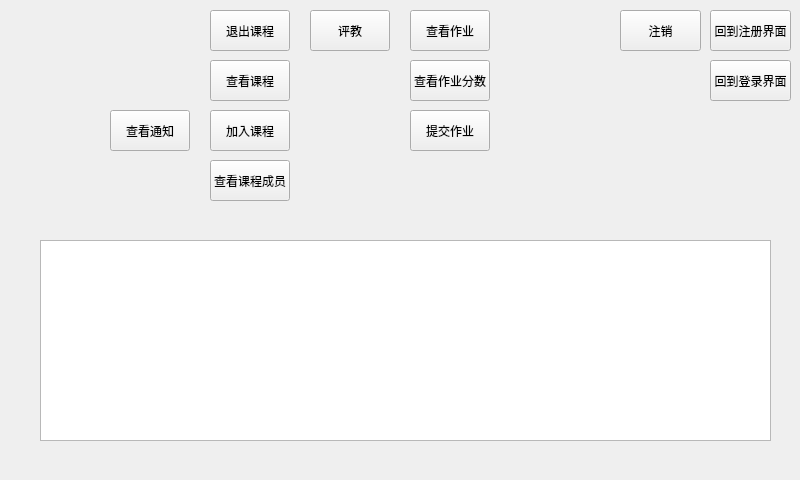
<?xml version="1.0" encoding="UTF-8"?>
<ui version="4.0">
 <class>stu</class>
 <widget class="QWidget" name="stu">
  <property name="geometry">
   <rect>
    <x>0</x>
    <y>0</y>
    <width>800</width>
    <height>480</height>
   </rect>
  </property>
  <property name="minimumSize">
   <size>
    <width>800</width>
    <height>480</height>
   </size>
  </property>
  <property name="maximumSize">
   <size>
    <width>800</width>
    <height>480</height>
   </size>
  </property>
  <property name="windowTitle">
   <string>Form</string>
  </property>
  <widget class="QPushButton" name="bacreg">
   <property name="geometry">
    <rect>
     <x>710</x>
     <y>10</y>
     <width>81</width>
     <height>41</height>
    </rect>
   </property>
   <property name="text">
    <string>回到注册界面</string>
   </property>
  </widget>
  <widget class="QPushButton" name="baclog">
   <property name="geometry">
    <rect>
     <x>710</x>
     <y>60</y>
     <width>81</width>
     <height>41</height>
    </rect>
   </property>
   <property name="text">
    <string>回到登录界面</string>
   </property>
  </widget>
  <widget class="QTextEdit" name="text_out">
   <property name="geometry">
    <rect>
     <x>40</x>
     <y>240</y>
     <width>731</width>
     <height>201</height>
    </rect>
   </property>
  </widget>
  <widget class="QPushButton" name="notice">
   <property name="geometry">
    <rect>
     <x>110</x>
     <y>110</y>
     <width>80</width>
     <height>41</height>
    </rect>
   </property>
   <property name="text">
    <string>查看通知</string>
   </property>
  </widget>
  <widget class="QPushButton" name="pushButton_2">
   <property name="geometry">
    <rect>
     <x>210</x>
     <y>60</y>
     <width>80</width>
     <height>41</height>
    </rect>
   </property>
   <property name="text">
    <string>查看课程</string>
   </property>
  </widget>
  <widget class="QPushButton" name="pushButton_3">
   <property name="geometry">
    <rect>
     <x>210</x>
     <y>160</y>
     <width>80</width>
     <height>41</height>
    </rect>
   </property>
   <property name="text">
    <string>查看课程成员</string>
   </property>
  </widget>
  <widget class="QPushButton" name="pushButton_4">
   <property name="geometry">
    <rect>
     <x>210</x>
     <y>10</y>
     <width>80</width>
     <height>41</height>
    </rect>
   </property>
   <property name="text">
    <string>退出课程</string>
   </property>
  </widget>
  <widget class="QPushButton" name="logoff">
   <property name="geometry">
    <rect>
     <x>620</x>
     <y>10</y>
     <width>81</width>
     <height>41</height>
    </rect>
   </property>
   <property name="text">
    <string>注销</string>
   </property>
  </widget>
  <widget class="QLabel" name="head">
   <property name="geometry">
    <rect>
     <x>40</x>
     <y>10</y>
     <width>121</width>
     <height>31</height>
    </rect>
   </property>
   <property name="text">
    <string/>
   </property>
  </widget>
  <widget class="QPushButton" name="pushButton_5">
   <property name="geometry">
    <rect>
     <x>310</x>
     <y>10</y>
     <width>80</width>
     <height>41</height>
    </rect>
   </property>
   <property name="text">
    <string>评教</string>
   </property>
  </widget>
  <widget class="QPushButton" name="pushButton_6">
   <property name="geometry">
    <rect>
     <x>210</x>
     <y>110</y>
     <width>80</width>
     <height>41</height>
    </rect>
   </property>
   <property name="text">
    <string>加入课程</string>
   </property>
  </widget>
  <widget class="QPushButton" name="pushButton_7">
   <property name="geometry">
    <rect>
     <x>410</x>
     <y>110</y>
     <width>80</width>
     <height>41</height>
    </rect>
   </property>
   <property name="text">
    <string>提交作业</string>
   </property>
  </widget>
  <widget class="QPushButton" name="pushButton_8">
   <property name="geometry">
    <rect>
     <x>410</x>
     <y>60</y>
     <width>80</width>
     <height>41</height>
    </rect>
   </property>
   <property name="text">
    <string>查看作业分数</string>
   </property>
  </widget>
  <widget class="QPushButton" name="pushButton_9">
   <property name="geometry">
    <rect>
     <x>410</x>
     <y>10</y>
     <width>80</width>
     <height>41</height>
    </rect>
   </property>
   <property name="text">
    <string>查看作业</string>
   </property>
  </widget>
 </widget>
 <resources/>
 <connections/>
</ui>
